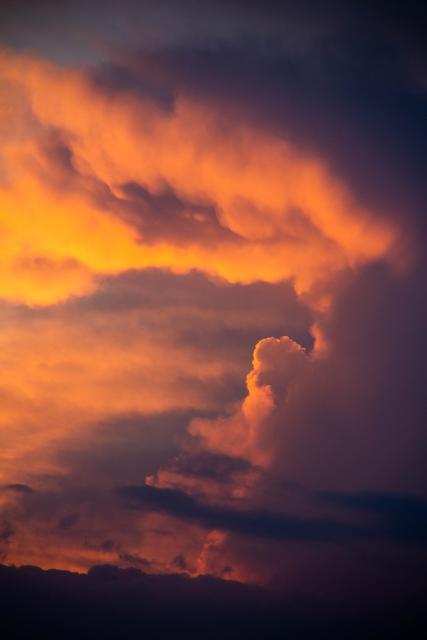
#> input picture gallery/IMG_0353.jpeg, 853 x 1280 px (shown at 1/2 size)
$ python -i refined_visual_match.py   (imports and definitions only)
#> lines starting #> are read from the running program, lines starting #| are printed output that depends on the picture
#!/usr/bin/env python3
"""Perceptually match unmatched event-root images within the same event."""

from __future__ import annotations

import argparse
import concurrent.futures
import json
import math
import os
from collections import Counter, defaultdict
from pathlib import Path

import numpy as np
from PIL import Image, ImageOps


SUPPORTED = {".jpg", ".jpeg", ".png", ".webp", ".tif", ".tiff"}


def dct_matrix(size: int) -> np.ndarray:
#> called with size = 32
    matrix = np.empty((size, size), dtype=np.float32)
    factor = math.pi / (2 * size)
    for k in range(size):
        scale = math.sqrt(1 / size) if k == 0 else math.sqrt(2 / size)
        for n in range(size):
            matrix[k, n] = scale * math.cos((2 * n + 1) * k * factor)
    return matrix


DCT32 = dct_matrix(32)


def bit_hash(bits: np.ndarray) -> int:
    value = 0
    for bit in bits.flatten():
        value = (value << 1) | int(bit)
    return value


def phash(image: Image.Image) -> int:
    pixels = np.asarray(image.convert("L"), dtype=np.float32)
    coeff = DCT32 @ pixels @ DCT32.T
    low = coeff[:8, :8].flatten()
    return bit_hash(low > float(np.median(low[1:])))


def feature(path: Path) -> dict | None:
#> called with path = '../gallery/IMG_0353.jpeg'
    try:
        with Image.open(path) as original:
#> original is the input picture: PIL image 853x1280 RGB; mean R, G, B 117.9, 69.5, 61.5
            image = ImageOps.exif_transpose(original).convert("RGB")
            width, height = image.size
#> width = 853; height = 1280
            contained = Image.new("RGB", (32, 32), "white")
#> contained: PIL image 32x32 RGB; every value is 255
            thumb = ImageOps.contain(image, (32, 32), Image.Resampling.LANCZOS)
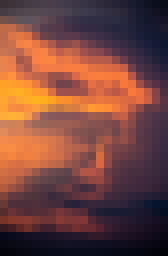
#> thumb: PIL image 21x32 RGB (shown 8 times larger); mean R, G, B 117.9, 69.5, 61.6
            contained.paste(thumb, ((32 - thumb.width) // 2, (32 - thumb.height) // 2))
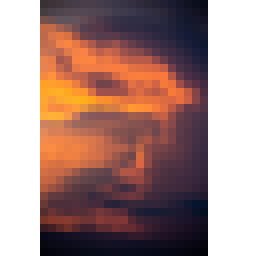
#> contained: PIL image 32x32 RGB (shown 8 times larger); mean R, G, B 165, 133.3, 128.1
            fitted = ImageOps.fit(image, (32, 32), Image.Resampling.LANCZOS)
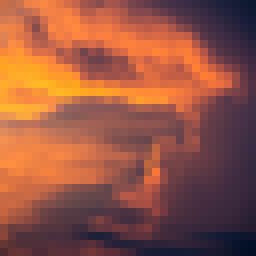
#> fitted: PIL image 32x32 RGB (shown 8 times larger); mean R, G, B 149, 85.1, 67.2
            dh = np.asarray(image.resize((9, 8), Image.Resampling.LANCZOS).convert("L"))
            colors = np.asarray(image.resize((8, 8), Image.Resampling.LANCZOS), dtype=np.float32)
            mean = colors.mean(axis=(0, 1))
#> mean = [118.5, 69.72, 61.83]
            # A normalized low-resolution luminance vector handles recompression
            # and mild color grading better than a hash alone.
            low = np.asarray(fitted.convert("L"), dtype=np.float32).reshape(-1)
#> low = 1024 values, max 188 at index 324, min 13 at index 1023, mean 102.2
            low = (low - low.mean()) / (low.std() + 1e-6)
#> low = 1024 values, max 1.97 at index 324, min -2.05 at index 1023, mean 0
            return {
                "path": str(path),
                "phash_contain": phash(contained),
                "phash_fit": phash(fitted),
                "dhash": bit_hash(dh[:, :-1] > dh[:, 1:]),
                "mean": mean.tolist(),
                "low": low.tolist(),
                "aspect": width / max(height, 1),
            }
#> in phash, `pixels = np.asarray(image.convert("L"), dtype=np.float32)`:
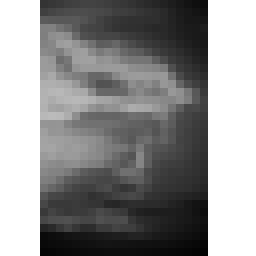
#> pixels: shape (32, 32) float32 (shown 8 times larger); min 3, max 255, mean 142.2
#> in phash, `coeff = DCT32 @ pixels @ DCT32.T`:
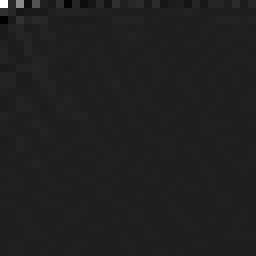
#> coeff: shape (32, 32) float32 (shown 8 times larger); min -651.5, max 4549.8, mean 7.1; drawn with min black and max white
#> in phash, `low = coeff[:8, :8].flatten()`: low = 64 values, max 4549.8 at index 0, min -651.5 at index 16, mean 122.4
#> the loop in bit_hash, `for bit in bits.flatten():` made 64 passes
#> (bit, value) on passes 3 to 14: (True, 7), (False, 14), (True, 29), (True, 59), (False, 118), (True, 237), (True, 475), (True, 951), (False, 1902), (False, 3804), (False, 7608), (False, 15216)
#> value on passes 1 to 2: 1, 3
#> after the loop in bit_hash, `for bit in bits.flatten():`: value = 17132603808549083598
#> in phash (call 2), `pixels = np.asarray(image.convert("L"), dtype=np.float32)`:
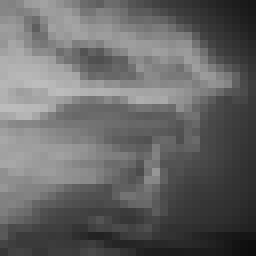
#> pixels: shape (32, 32) float32 (shown 8 times larger); min 13, max 188, mean 102.2
#> in phash (call 2), `low = coeff[:8, :8].flatten()`: low = 64 values, max 3269.3 at index 0, min -521 at index 16, mean 62.11
#> the loop in bit_hash (call 2), `for bit in bits.flatten():` made 64 passes
#> (bit, value) on passes 3 to 14: (False, 6), (True, 13), (False, 26), (False, 52), (False, 104), (True, 209), (True, 419), (True, 839), (False, 1678), (True, 3357), (False, 6714), (True, 13429)
    except Exception:
        return None


# [110 lines left out: functions distance, main, not called in this run]


# [2 lines not run here, left out]

>>> result = feature('../gallery/IMG_0353.jpeg')
#> result = 7 items

$ run again, on gallery/IMG_5605.jpeg
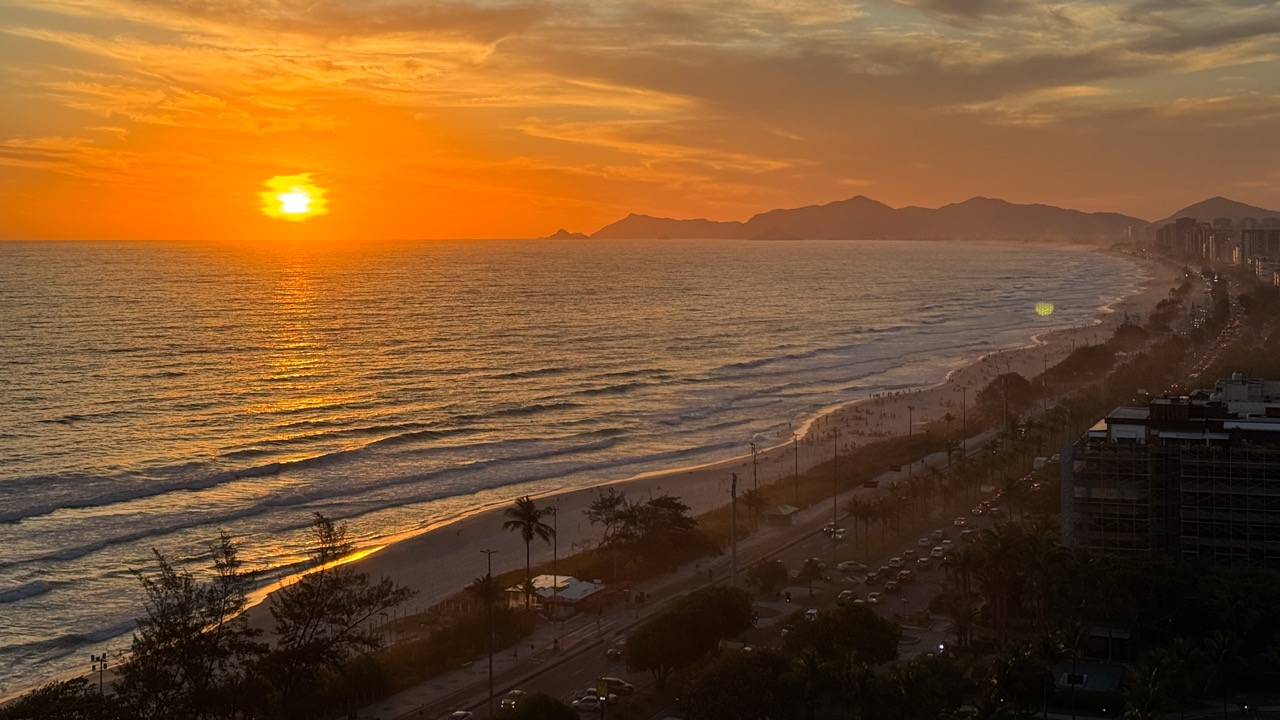
#> input picture gallery/IMG_5605.jpeg, 1280 x 720 px
#> in feature, original is the input picture: PIL image 1280x720 RGB; mean R, G, B 121.6, 82.6, 45.7
#> mean = [121.9, 82.73, 45.58]
#> in feature, `low = np.asarray(fitted.convert("L"), dtype=np.float32).reshape(-1)`: low = 1024 values, max 241 at index 256, min 7 at index 1018, mean 93.29
#> in feature, `low = (low - low.mean()) / (low.std() + 1e-6)`: low = 1024 values, max 3.23 at index 256, min -1.89 at index 1018, mean -2.98e-08
#> in phash, `coeff = DCT32 @ pixels @ DCT32.T`:
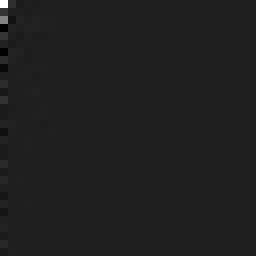
#> coeff: shape (32, 32) float32 (shown 8 times larger); min -725.5, max 5192.6, mean 7.3; drawn with min black and max white
#> in phash, `low = coeff[:8, :8].flatten()`: low = 64 values, max 5192.6 at index 0, min -725.5 at index 24, mean 116.8
#> the loop in bit_hash, `for bit in bits.flatten():` made 64 passes
#> (bit, value) on passes 3 to 10: (False, 6), (True, 13), (False, 26), (False, 52), (False, 104), (True, 209), (True, 419), (False, 838)
#> after the loop in bit_hash, `for bit in bits.flatten():`: value = 15096539284555263688
#> in phash (call 2), `pixels = np.asarray(image.convert("L"), dtype=np.float32)`:
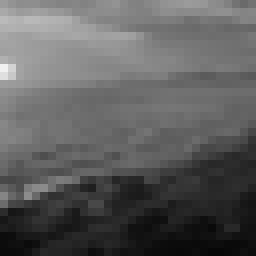
#> pixels: shape (32, 32) float32 (shown 8 times larger); min 7, max 241, mean 93.3
#> in phash (call 2), `low = coeff[:8, :8].flatten()`: low = 64 values, max 2985.2 at index 0, min -272.7 at index 16, mean 71.39
#> the loop in bit_hash (call 2), `for bit in bits.flatten():` made 64 passes
#> (bit, value) on passes 3 to 10: (True, 7), (True, 15), (False, 30), (True, 61), (True, 123), (True, 247), (True, 495), (True, 991)
#> result = 7 items

$ run again, on gallery/20231018_155036.jpeg
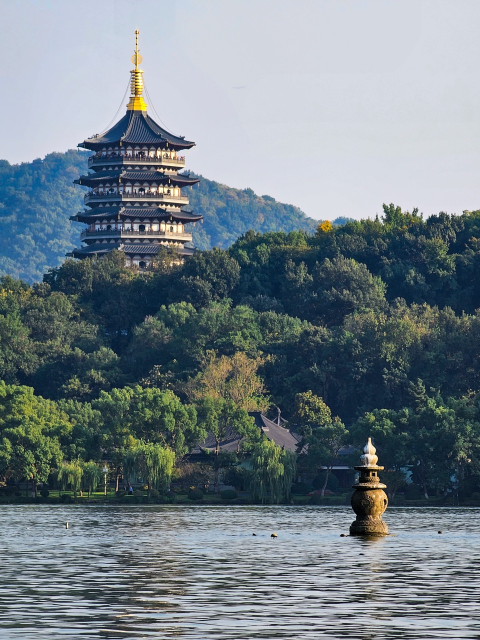
#> input picture gallery/20231018_155036.jpeg, 960 x 1280 px (shown at 1/2 size)
#> in feature, original is the input picture: PIL image 960x1280 RGB; mean R, G, B 115, 127.2, 134.5
#> mean = [115.5, 127.7, 134.9]
#> in feature, `low = np.asarray(fitted.convert("L"), dtype=np.float32).reshape(-1)`: low = 1024 values, max 237 at index 280, min 14 at index 887, mean 108.3
#> in feature, `low = (low - low.mean()) / (low.std() + 1e-6)`: low = 1024 values, max 2.01 at index 280, min -1.47 at index 887, mean -1.49e-08
#> in phash, `coeff = DCT32 @ pixels @ DCT32.T`:
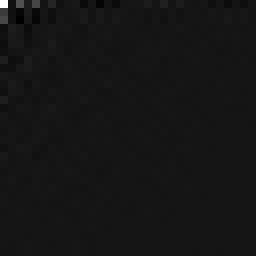
#> coeff: shape (32, 32) float32 (shown 8 times larger); min -461.2, max 5026.8, mean 7.4; drawn with min black and max white
#> in phash, `low = coeff[:8, :8].flatten()`: low = 64 values, max 5026.8 at index 0, min -461.2 at index 18, mean 125.7
#> the loop in bit_hash, `for bit in bits.flatten():` made 64 passes
#> (bit, value) on passes 2 to 9: (False, 2), (True, 5), (True, 11), (True, 23), (False, 46), (True, 93), (False, 186), (True, 373)
#> after the loop in bit_hash, `for bit in bits.flatten():`: value = 13444535076119515029
#> in phash (call 2), `pixels = np.asarray(image.convert("L"), dtype=np.float32)`:
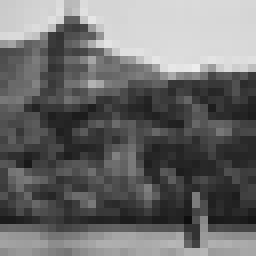
#> pixels: shape (32, 32) float32 (shown 8 times larger); min 14, max 237, mean 108.3
#> in phash (call 2), `low = coeff[:8, :8].flatten()`: low = 64 values, max 3465.7 at index 0, min -414.7 at index 40, mean 89.74
#> the loop in bit_hash (call 2), `for bit in bits.flatten():` made 64 passes
#> (bit, value) on passes 2 to 9: (False, 2), (False, 4), (True, 9), (True, 19), (True, 39), (False, 78), (False, 156), (True, 313)
#> result = 7 items

$ run again, on gallery/20231018_171044.jpeg
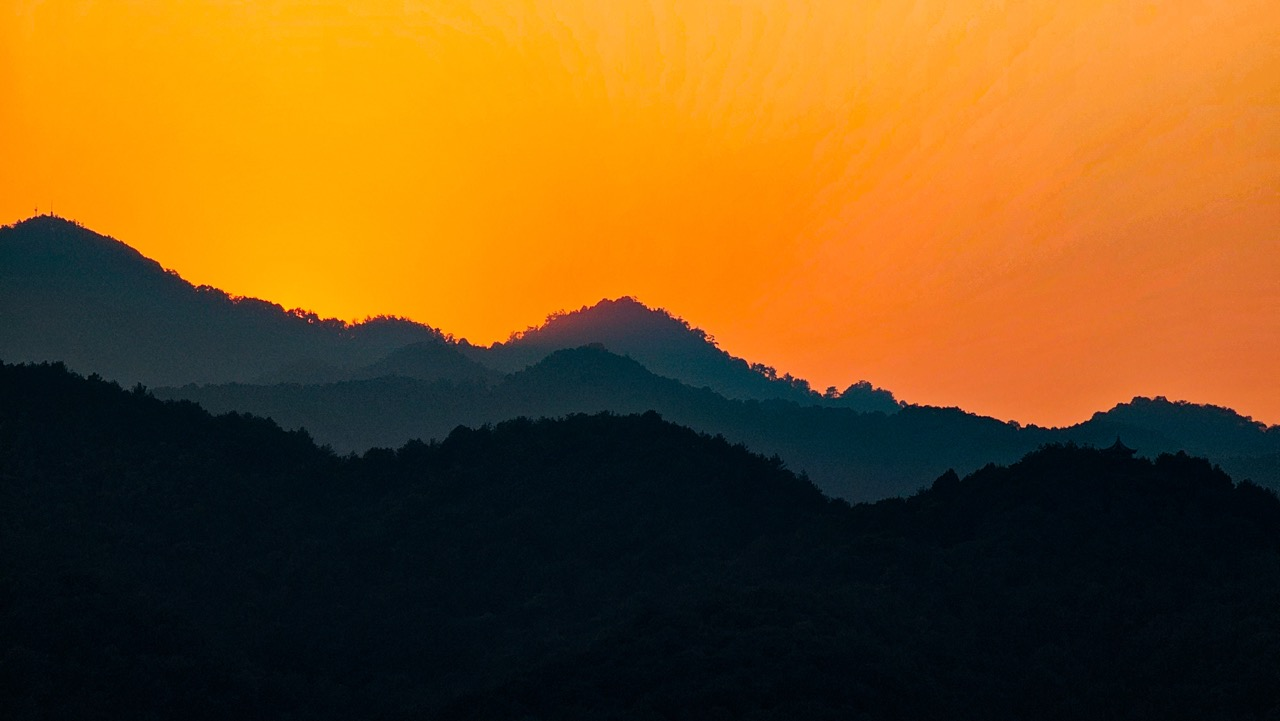
#> input picture gallery/20231018_171044.jpeg, 1280 x 721 px
#> in feature, original is the input picture: PIL image 1280x721 RGB; mean R, G, B 122.5, 81.7, 26.8
#> mean = [121.8, 81.62, 26.89]
#> in feature, `low = np.asarray(fitted.convert("L"), dtype=np.float32).reshape(-1)`: low = 1024 values, max 187 at index 12, min 6 at index 971, mean 90.82
#> in feature, `low = (low - low.mean()) / (low.std() + 1e-6)`: low = 1024 values, max 1.27 at index 12, min -1.12 at index 971, mean -2.98e-08
#> in phash, `coeff = DCT32 @ pixels @ DCT32.T`:
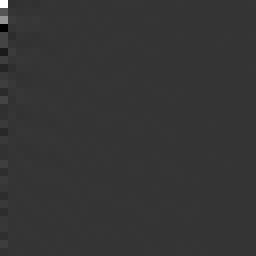
#> coeff: shape (32, 32) float32 (shown 8 times larger); min -1347.7, max 5145.9, mean 7.1; drawn with min black and max white
#> in phash, `low = coeff[:8, :8].flatten()`: low = 64 values, max 5145.9 at index 0, min -1347.7 at index 24, mean 116.2
#> the loop in bit_hash, `for bit in bits.flatten():` made 64 passes
#> (bit, value) on passes 2 to 9: (False, 2), (False, 4), (False, 8), (False, 16), (False, 32), (True, 65), (False, 130), (True, 261)
#> after the loop in bit_hash, `for bit in bits.flatten():`: value = 9422090344650004735
#> in phash (call 2), `pixels = np.asarray(image.convert("L"), dtype=np.float32)`:
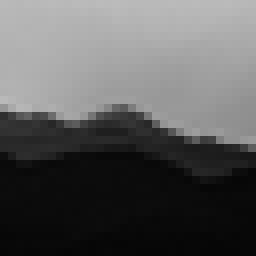
#> pixels: shape (32, 32) float32 (shown 8 times larger); min 6, max 187, mean 90.8
#> in phash (call 2), `low = coeff[:8, :8].flatten()`: low = 64 values, max 2906.4 at index 0, min -478.1 at index 24, mean 79.52
#> the loop in bit_hash (call 2), `for bit in bits.flatten():` made 64 passes
#> (bit, value) on passes 2 to 9: (False, 2), (True, 5), (False, 10), (False, 20), (False, 40), (True, 81), (True, 163), (True, 327)
#> result = 7 items
